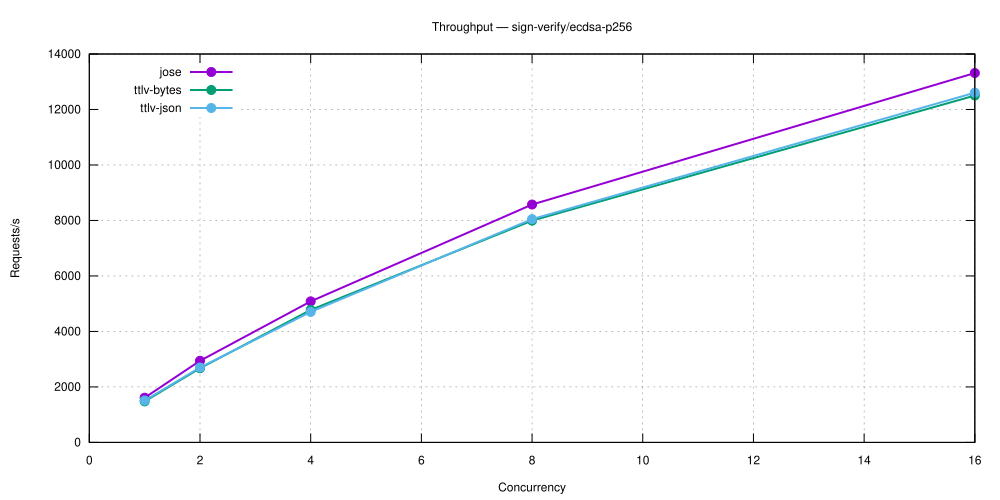

This chart was generated by the following gnuplot code:
set terminal svg size 1000,500 enhanced font 'Helvetica,12'
set output 'sign-verify_ecdsa-p256.svg'
set title 'Throughput — sign-verify/ecdsa-p256'
set grid
set xlabel 'Concurrency'
set ylabel 'Requests/s'
set key top left
plot 'sign-verify_ecdsa-p256-5.27.0-jose.dat' using 1:2 with linespoints lw 2 pt 7 title 'jose', \
     'sign-verify_ecdsa-p256-5.27.0-ttlv-bytes.dat' using 1:2 with linespoints lw 2 pt 7 title 'ttlv-bytes', \
     'sign-verify_ecdsa-p256-5.27.0-ttlv-json.dat' using 1:2 with linespoints lw 2 pt 7 title 'ttlv-json'
